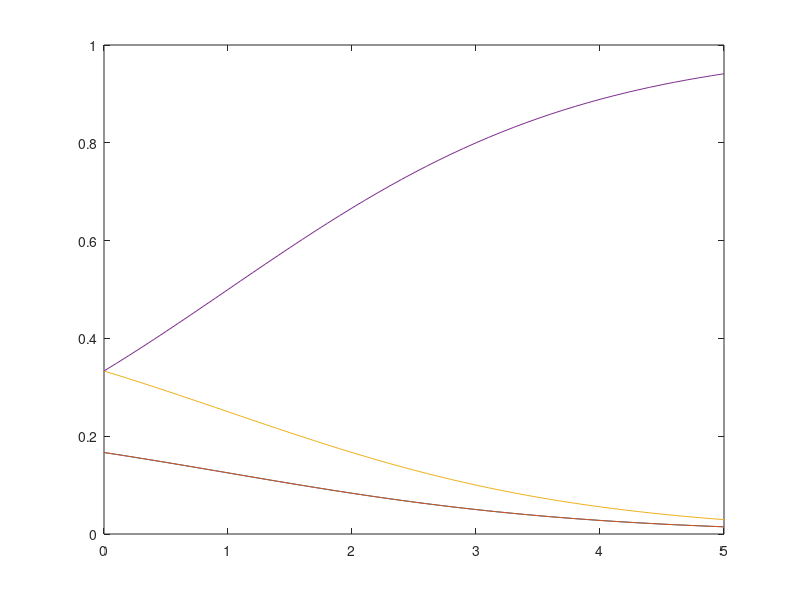

MATLAB code to generate this figure: (Note: this script raises an error after producing the figure.)
%% Figures 10(A) and 10(B) from Knies and Melo (2020)
% Calculates route choice probabilities and welfare for Figure 4 
% Network originally featured in Fosgerau et al. (2013) (Figure 2)
% Generates Figure 10(A) and 10(B)

% Varying kappa_2
% Heterogeneous/Node-Specific Choice Aversion Model

% Route 1 : 12,23,35
% Route 2 : 12,23,34,45
% Route 3 : 12,24,45
% Route 4 : 15
clear all
clc

% Instantaneous edge costs
t12 = 1;
t23 = 1;
t35 = 2;
t34 = 1;
t45 = 1;
t24 = 2;
t15 = 4;

% Route/path costs
c1 = t12 + t23 + t35;
c2 = t12 + t23 + t34 + t45;
c3 = t12 + t24 + t45;
c4 = t15;

% Kappa is the choice aversion parameter at each node other than the sink
% (end) node (directed acyclical graph assumption)
kap1 = 1;
kap2 = 0:0.1:5; % variable of interest; what happens as we let this vary?
kap3 = 1;  
kap4 = 1;

% Theta is the parameter on the cost function
theta = 1; % unused in our model, but just an edge cost scale parameter
% used more in other PSL models


% Route utilities (minimizing costs = maximizing negative costs)
u1 = -theta*c1;
u2 = -theta*c2;
u3 = -theta*c3;
u4 = -theta*c4;

% Choice set size for each route
% Note Aji =\= the notation in the paper. 
% For simplicity of code, here Aji = product of each choice set cardinality at
% each node along route i in the network, raised to the node-specific choice aversion parameter. 

Aj1=(2.^kap1).*(2.^kap2).*(2.^kap3);
Aj2=(2.^kap1).*(2.^kap2).*(2.^kap3).*(1.^kap4);
Aj3=(2.^kap1).*(2.^kap2).*(1.^kap4);
Aj4=(2.^kap1); 


% Route probabilities
P1 = exp(u1)./((Aj1./Aj1).*exp(u1)+(Aj1./Aj2).*exp(u2)+(Aj1./Aj3).*exp(u3)+(Aj1./Aj4).*exp(u4));
P2 = exp(u2)./((Aj2./Aj1).*exp(u1)+(Aj2./Aj2).*exp(u2)+(Aj2./Aj3).*exp(u3)+(Aj2./Aj4).*exp(u4));
P3 = exp(u3)./((Aj3./Aj1).*exp(u1)+(Aj3./Aj2).*exp(u2)+(Aj3./Aj3).*exp(u3)+(Aj3./Aj4).*exp(u4));
P4 = exp(u4)./((Aj4./Aj1).*exp(u1)+(Aj4./Aj2).*exp(u2)+(Aj4./Aj3).*exp(u3)+(Aj4./Aj4).*exp(u4));
P = P1+P2+P3+P4; % unused; just one easy check to help ensure you haven't messed up the choice probabilities

% Welfare calculation
Wca2 = log((exp(u1)./(Aj1)) + (exp(u2)./(Aj2)) + (exp(u3)./(Aj3)) + (exp(u4)./(Aj4)));

%Figure 10(A)
figure
p = plot(kap2,P1,kap2,P2,kap2,P3,kap2,P4);
p(1).LineWidth = 2;
p(2).LineWidth = 2;
p(3).LineWidth = 2;
p(2).LineStyle = ':';
p(4).LineWidth = 2;
legend({'Route 1','Route 2','Route 3','Route 4'},'Location','northwest')
xlabel('\kappa_2')
ylabel('Choice Probabilities P_i')

%Figure 10(B)
figure
q = plot(kap2,Wca2);
q(1).LineWidth = 2;
%legend({'Route 1','Route 2','Route 3','Route 4'},'Location','northeast')
xlabel('\kappa_2')
ylabel('Welfare')

%% Figures 10(C) and 10(D) from Knies and Melo (2020)
% Calculates route choice probabilities and welfare for Figure 4 
% Network originally featured in Fosgerau et al. (2013) (Figure 2)
% Generates Figure 10(C) and 10(D)

% Varying kappa_3
% Heterogeneous/Node-Specific Choice Aversion Model
% Route 1 : 12,23,35
% Route 2 : 12,23,34,45
% Route 3 : 12,24,45
% Route 4 : 15
clear all
clc

% Instantaneous edge costs
t12 = 1;
t23 = 1;
t35 = 2;
t34 = 1;
t45 = 1;
t24 = 2;
t15 = 4;

% Route/path costs
c1 = t12 + t23 + t35;
c2 = t12 + t23 + t34 + t45;
c3 = t12 + t24 + t45;
c4 = t15;

% Kappa is the choice aversion parameter at each node other than the sink
% (end) node (directed acyclical graph assumption)
kap1 = 1;
kap2 = 1; 
kap3 = 0:0.1:5; % variable of interest; what happens as we let this vary? 
kap4 = 1;

% Theta is the parameter on the cost function
theta = 1; % unused in our model, but just an edge cost scale parameter
% used more in other PSL models


% Route utilities (minimizing costs = maximizing negative costs)
u1 = -theta*c1;
u2 = -theta*c2;
u3 = -theta*c3;
u4 = -theta*c4;

% Choice set size for each route
% Note Aji =\= the notation in the paper. 
% For simplicity of code, here Aji = product of each choice set cardinality at
% each node along route i in the network, raised to the node-specific choice aversion parameter. 

Aj1=(2.^kap1).*(2.^kap2).*(2.^kap3);
Aj2=(2.^kap1).*(2.^kap2).*(2.^kap3).*(1.^kap4);
Aj3=(2.^kap1).*(2.^kap2).*(1.^kap4);
Aj4=(2.^kap1); 


% Route probabilities
P1 = exp(u1)./((Aj1./Aj1).*exp(u1)+(Aj1./Aj2).*exp(u2)+(Aj1./Aj3).*exp(u3)+(Aj1./Aj4).*exp(u4));
P2 = exp(u2)./((Aj2./Aj1).*exp(u1)+(Aj2./Aj2).*exp(u2)+(Aj2./Aj3).*exp(u3)+(Aj2./Aj4).*exp(u4));
P3 = exp(u3)./((Aj3./Aj1).*exp(u1)+(Aj3./Aj2).*exp(u2)+(Aj3./Aj3).*exp(u3)+(Aj3./Aj4).*exp(u4));
P4 = exp(u4)./((Aj4./Aj1).*exp(u1)+(Aj4./Aj2).*exp(u2)+(Aj4./Aj3).*exp(u3)+(Aj4./Aj4).*exp(u4));
P = P1+P2+P3+P4; % unused; just one easy check to help ensure you haven't messed up the choice probabilities

% Welfare calculation
Wca3 = log((exp(u1)./(Aj1)) + (exp(u2)./(Aj2)) + (exp(u3)./(Aj3)) + (exp(u4)./(Aj4)));

%Figure 10(C)
figure
p = plot(kap3,P1,kap3,P2,kap3,P3,kap3,P4);
p(1).LineWidth = 2;
p(2).LineWidth = 2;
p(3).LineWidth = 2;
p(2).LineStyle = ':';
p(4).LineWidth = 2;
legend({'Route 1','Route 2','Route 3','Route 4'},'Location','northwest')
xlabel('\kappa_3')
ylabel('Choice Probabilities P_i')

%Figure 10(D)
figure
q = plot(kap3,Wca3);
q(1).LineWidth = 2;
%legend({'Route 1','Route 2','Route 3','Route 4'},'Location','northeast')
xlabel('\kappa_3')
ylabel('Welfare')
